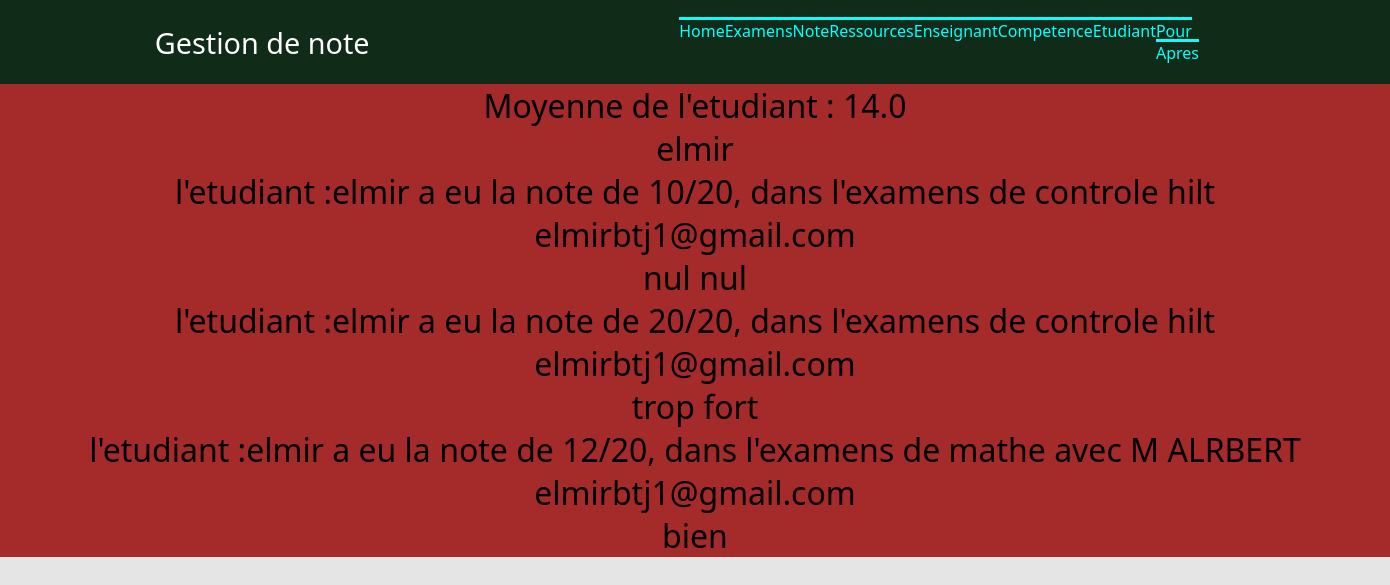
The page /gestion/affiche/1/ on the database as committed earlier.
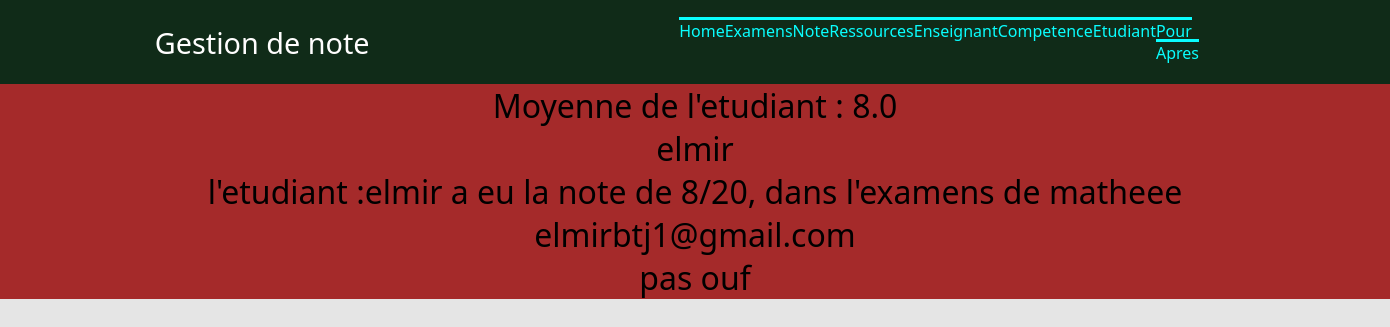
The same page on the database as committed later.
### gestion/models.py (models this page shows, shortened)
class Etudiant(models.Model):
    nom = models.CharField(max_length = 100)
    prenom =models.CharField(max_length = 100,null = True)
    groupe =models.CharField(max_length = 100,null = True)
    photo =models.ImageField(upload_to="images",blank=True, null = True)
    email=models.EmailField(default=None,max_length = 100)
    def __str__(self):
        return  self.nom

class Notes(models.Model):
    examens = models.ForeignKey('Examens', on_delete=models.CASCADE,null = True,)
    etudiant =models.ForeignKey('Etudiant', on_delete=models.CASCADE,null = True,)
    note =models.IntegerField(blank=False, null=True)
    appreciation =models.CharField(max_length=100)

class Examens(models.Model):
    titre = models.CharField(max_length=100)
    date = models.DateField(blank=True, null = True)
    coefficient = models.CharField(max_length=100)
    ressources = models.ForeignKey('Ressources', on_delete=models.CASCADE,null = True,)
    def __str__(self):
        return  self.titre

### gestion/views.py (the view)
# urls.py: path('affiche/<int:id>/', views.affiche),
def affiche(request, id):
    etudiants = models.Etudiant.objects.get(pk=id)
    notes = list(models.Notes.objects.filter(etudiant=etudiants))
    notes = list(models.Notes.objects.filter(etudiant=etudiants))
    moyenne = float(0)
    moyenne_arondie = 0
    for i in notes:
        moyenne = float(moyenne + i.note)
    etudiants.moyenne = str(round(moyenne / len(notes),2))
    return render(request,"gestion/affiche.html",{'etudiants': etudiants,'notes': notes,"etudiants.moyenne":etudiants.moyenne,})

### gestion/templates/gestion/affiche.html (shortened to what this page needs)
     {% extends "gestion/main.html" %}
{% block content %}
{% load static %}
<h1>
Moyenne de l'etudiant : {{etudiants.moyenne}}
</h1>
<h1>{{etudiants.nom}}</h1>
 {% for l in notes %}
<h1>l'etudiant :{{l.etudiant}} a eu la note de {{l.note}}/20, dans l'examens de {{l.examens}} </h1>
<h1>{{etudiants.email}}</h1>
<h1>{{l.appreciation}}</h1>
       {%endfor%}
{% endblock %}
{% block navi %}
 <li> <a href="/gestion/ajout2/{{etudiant.id}}"> Pour apres</a></li>
{% endblock %}

Rows that differ between the two databases and show on the page:
removed Notes: etudiant "elmir", note "10", examens "controle hilt", {{ etudiants.email }} "elmirbtj1@gmail.com", appreciation "nul nul"
removed Notes: etudiant "elmir", note "20", examens "controle hilt", {{ etudiants.email }} "elmirbtj1@gmail.com", appreciation "trop fort"
removed Notes: etudiant "elmir", note "12", examens "mathe avec M ALRBERT", {{ etudiants.email }} "elmirbtj1@gmail.com", appreciation "bien"
computed for Etudiant "elmir": moyenne "14.0" → "8.0"
added Notes: etudiant "elmir", note "8", examens "matheee", {{ etudiants.email }} "elmirbtj1@gmail.com", appreciation "pas ouf"
